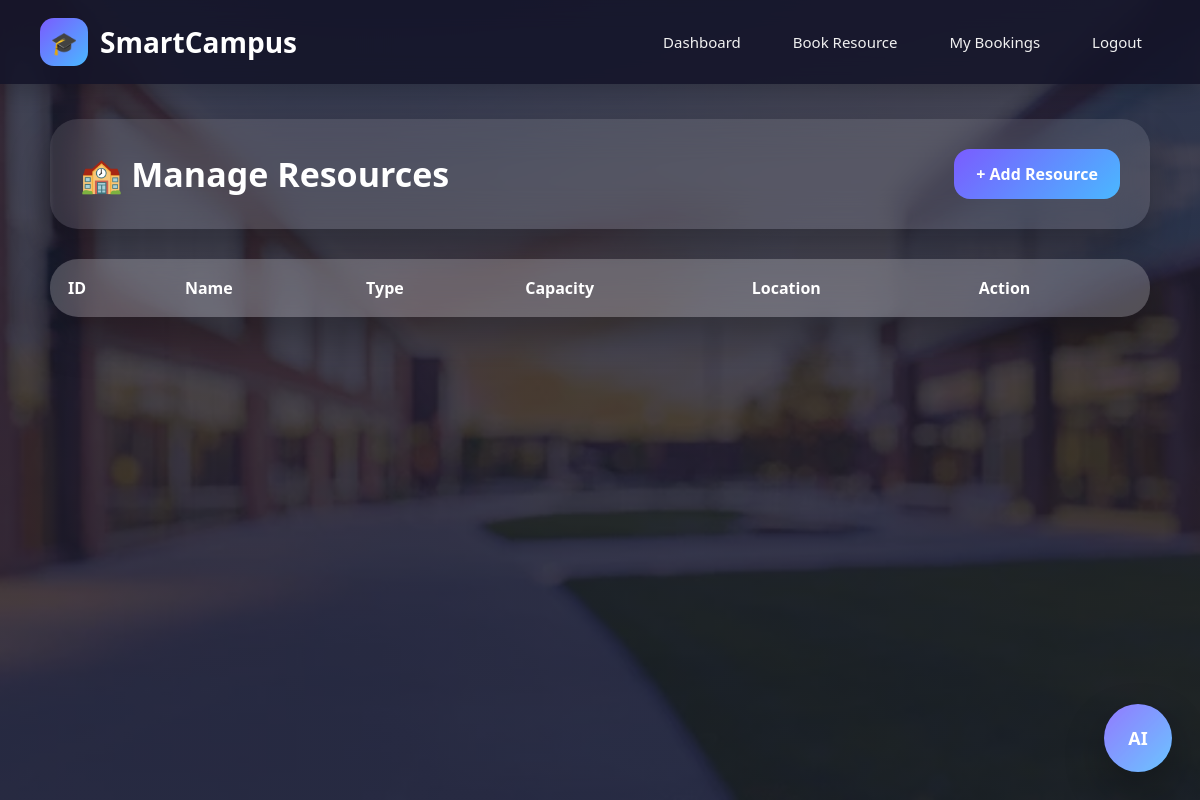
The app's page /admin_resources (signed in), older data.
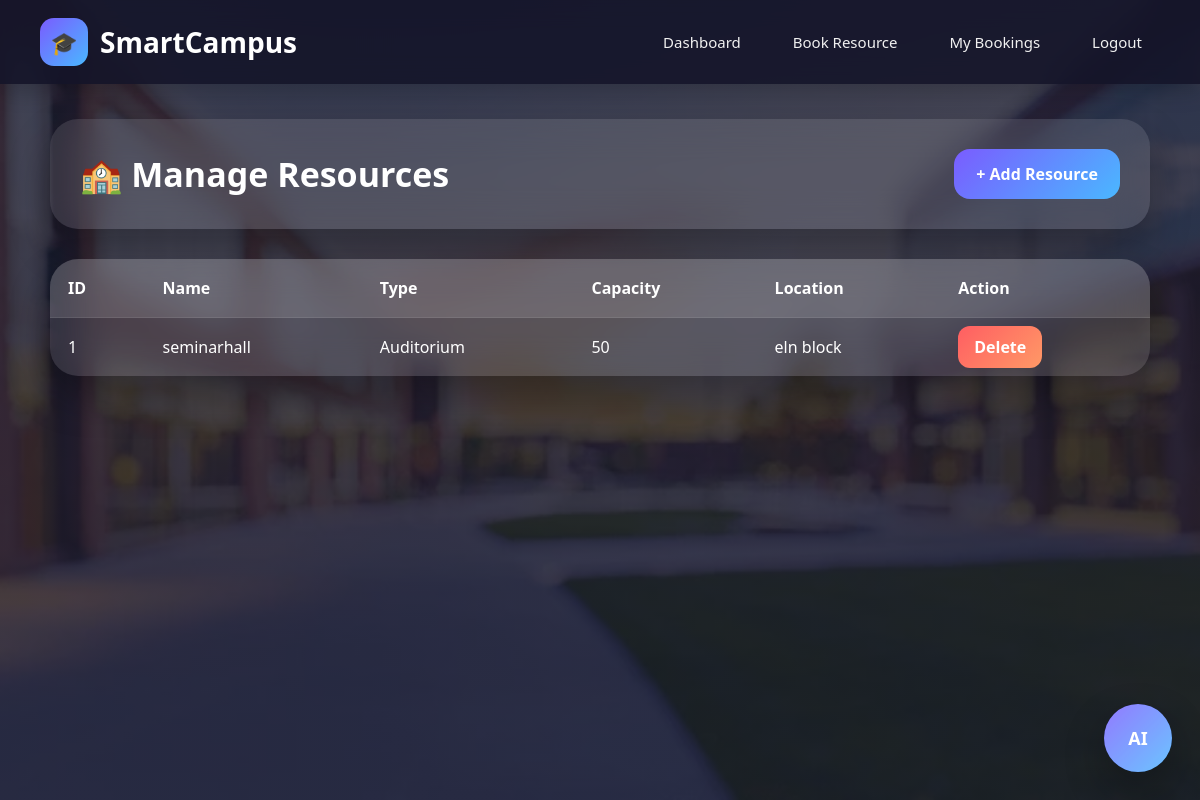
The same page, newer data.
### tables this page shows
CREATE TABLE resources(
    id INTEGER PRIMARY KEY AUTOINCREMENT,
    name TEXT NOT NULL,
    type TEXT NOT NULL,
    capacity INTEGER NOT NULL,
    location TEXT NOT NULL
);

### app.py (the view)
@app.route("/admin_resources")
def admin_resources():
    if "admin" not in session:
        return redirect("/admin_login")
    conn = sqlite3.connect("campus.db")
    cursor = conn.cursor()
    cursor.execute("SELECT * FROM resources")
    resources = cursor.fetchall()
    conn.close()
    return render_template("admin_resources.html", resources=resources)

### templates/admin_resources.html (shortened to what this page needs)
{% extends "base.html" %}
{% block content %}
<div class="header">
    <h1>🏫 Manage Resources</h1>
    <a href="/add_resource" class="add-btn">+ Add Resource</a>
</div>
<div class="table-box">
    <table>
        <thead>
            <tr>
                <th>ID</th>
                <th>Name</th>
                <th>Type</th>
                <th>Capacity</th>
                <th>Location</th>
                <th>Action</th>
            </tr>
        </thead>
        <tbody>
            {% for resource in resources %}
            <tr>
                <td>{{ resource[0] }}</td>
                <td>{{ resource[1] }}</td>
                <td>{{ resource[2] }}</td>
                <td>{{ resource[3] }}</td>
                <td>{{ resource[4] }}</td>
                <td>
                    <a href="/delete_resource/{{ resource[0] }}" class="delete-btn">Delete</a>
                </td>
            </tr>
            {% endfor %}
        </tbody>
    </table>
</div>
{% endblock %}

Row changes from the older to the newer data that the page shows:
added resources: id "1", name "seminarhall", type "Auditorium", capacity "50", location "eln block"
